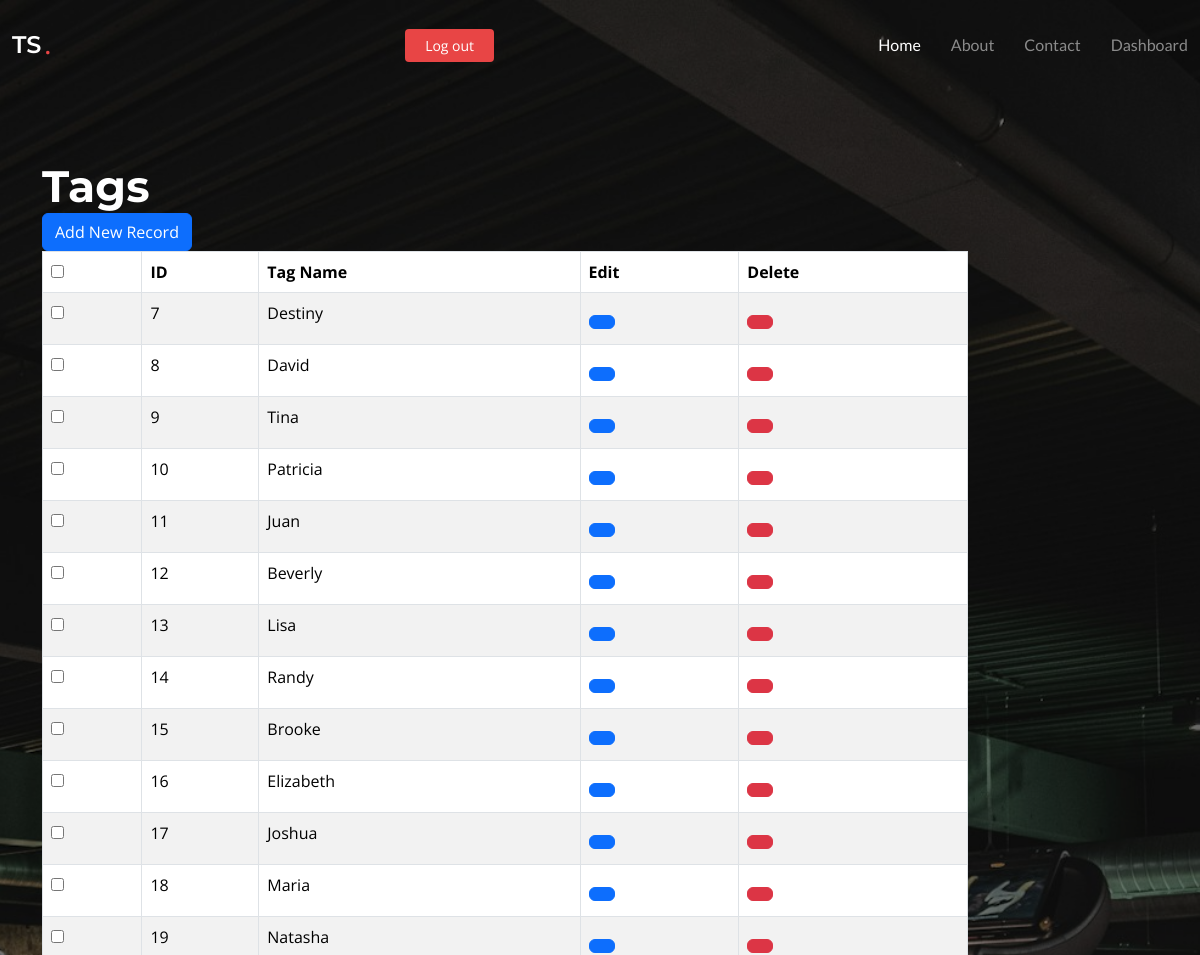
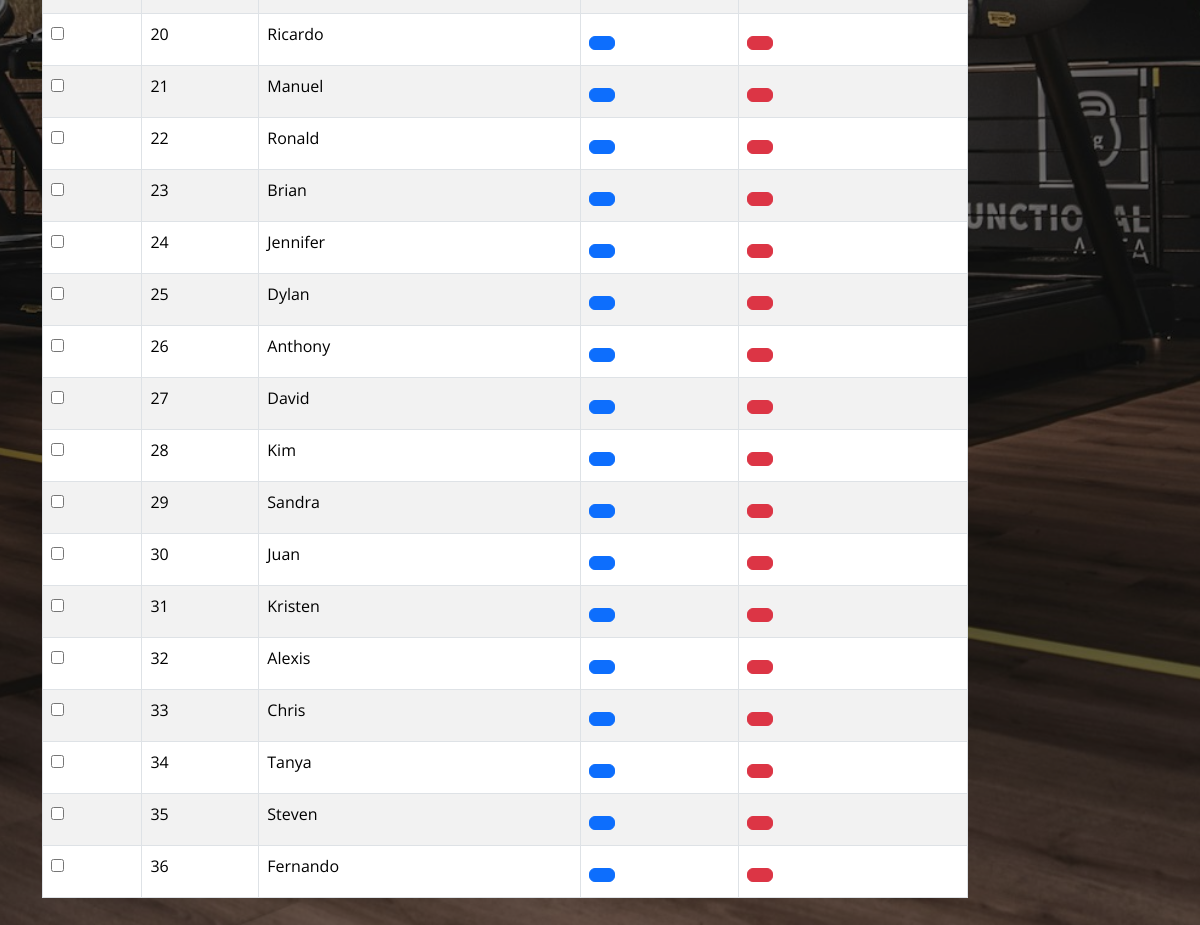
The page /oznaka_list on the database its author committed (2 pictures, top to bottom).
### teretana/models.py (models this page shows, shortened)
class Oznaka(models.Model):
    naziv = models.CharField(max_length=200)

### teretana/views.py (the view)
# urls.py: path('oznaka_list',OznakaList.as_view(), name='oznaka_list'),
class OznakaList(ListView):
    model = Oznaka
    template_name = "main/oznaka_list.html"

### teretana/templates/main/oznaka_list.html (shortened to what this page needs)
{% extends "adminbase.html" %}
{% block head %}
 <div class="col-md-12">
        <h2>Tags</h2> <span><a href="/addnewoznaka" class="btn btn-primary">Add New Record</a></span>
        <div class="table-responsive">
  <table id="bootstrapdatatable" class="table table-striped table-bordered" width="100%">
            <thead>
                <th><input type="checkbox" id="checkall" /></th>
                <th>ID</th>
                <th>Tag Name</th>
                <th>Edit</th>
                <th>Delete</th>
             </thead>
   <tbody>
   {% for o in object_list %}
    <tr>
     <td><input type="checkbox" class="checkthis" /></td>
     <td>{{ o.id }}</td>
     <td>{{ o.naziv }}</td>
     <td><p data-placement="top" data-toggle="tooltip" title="Edit"><a href="/updateoznaka/{{ o.id }}" class="btn btn-primary btn-xs" data-title="Edit" data-toggle="modal" data-target="#updateoznaka" ></a></p></td>
     <td><p data-placement="top" data-toggle="tooltip" title="Delete"><a href="/deleteoznaka/{{ o.id }}" class="btn btn-danger btn-xs" data-title="Delete" data-toggle="modal" data-target="#delete" ></a></p></td>
    </tr>
   {% endfor %}
   </tbody>
  </table>
        </div>
    </div>
{% endblock head %}

### static/assets/css/main.css (style rules this page uses)
:root { --default-font: "Open Sans", system-ui, -apple-system, "Segoe UI", Roboto, "Helvetica Neue", Arial, "Noto Sans", "Liberation Sans", sans-serif, "Apple Color Emoji", "Segoe UI Emoji", "Segoe UI Symbol", "Noto Color Emoji"; --heading-font: "Montserrat", sans-serif; --nav-font: "Lato", sans-serif; }
:root { --background-color: #ffffff; --background-color-rgb: 255, 255, 255; --default-color: #212529; --default-color-rgb: 33, 37, 41; --accent-color: #e84545; --accent-color-rgb: 232, 69, 69; --heading-color: #32353a; --heading-color-rgb: 50, 53, 58; --contrast-color: #ffffff; --contrast-color-rgb: 255, 255, 255; }
:root { --nav-color: #3a3939; --nav-hover-color: #e84545; --nav-dropdown-color: #3a3939; --nav-dropdown-hover-color: #e84545; --nav-dropdown-background-color: #ffffff; }
:root { scroll-behavior: smooth; }
body { color: var(--default-color); background-color: var(--background-color); font-family: var(--default-font); }
a { color: var(--accent-color); text-decoration: none; transition: 0.3s; }
h1, h2, h3, h4, h5, h6 { color: var(--heading-color); font-family: var(--heading-font); }
.hero h2 { color: var(--contrast-color); margin: 0; font-size: 44px; font-weight: 700; }
.hero p { color: rgba(var(--default-color-rgb), 0.8); margin: 5px 0 0 0; font-size: 20px; }

### rows shown on the page
Oznaka: id "7", naziv "Destiny"
Oznaka: id "8", naziv "David"
Oznaka: id "9", naziv "Tina"
Oznaka: id "10", naziv "Patricia"
Oznaka: id "11", naziv "Juan"
Oznaka: id "12", naziv "Beverly"
Oznaka: id "13", naziv "Lisa"
Oznaka: id "14", naziv "Randy"
Oznaka: id "15", naziv "Brooke"
Oznaka: id "16", naziv "Elizabeth"
Oznaka: id "17", naziv "Joshua"
Oznaka: id "18", naziv "Maria"
Oznaka: id "19", naziv "Natasha"
Oznaka: id "20", naziv "Ricardo"
Oznaka: id "21", naziv "Manuel"
Oznaka: id "22", naziv "Ronald"
Oznaka: id "23", naziv "Brian"
Oznaka: id "24", naziv "Jennifer"
Oznaka: id "25", naziv "Dylan"
Oznaka: id "26", naziv "Anthony"
Oznaka: id "27", naziv "David"
Oznaka: id "28", naziv "Kim"
Oznaka: id "29", naziv "Sandra"
Oznaka: id "30", naziv "Juan"
Oznaka: id "31", naziv "Kristen"
Oznaka: id "32", naziv "Alexis"
Oznaka: id "33", naziv "Chris"
Oznaka: id "34", naziv "Tanya"
Oznaka: id "35", naziv "Steven"
Oznaka: id "36", naziv "Fernando"
